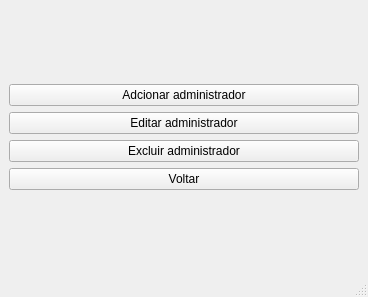
<?xml version="1.0" encoding="UTF-8"?>
<ui version="4.0">
 <class>gerirAdm</class>
 <widget class="QMainWindow" name="gerirAdm">
  <property name="geometry">
   <rect>
    <x>0</x>
    <y>0</y>
    <width>368</width>
    <height>297</height>
   </rect>
  </property>
  <property name="windowTitle">
   <string>MainWindow</string>
  </property>
  <widget class="QWidget" name="centralwidget">
   <layout class="QGridLayout" name="gridLayout">
    <item row="0" column="0">
     <layout class="QVBoxLayout" name="verticalLayout">
      <item>
       <widget class="QPushButton" name="pushButton">
        <property name="text">
         <string>Adcionar administrador</string>
        </property>
       </widget>
      </item>
      <item>
       <widget class="QPushButton" name="pushButton_2">
        <property name="text">
         <string>Editar administrador</string>
        </property>
       </widget>
      </item>
      <item>
       <widget class="QPushButton" name="pushButton_3">
        <property name="text">
         <string>Excluir administrador</string>
        </property>
       </widget>
      </item>
      <item>
       <widget class="QPushButton" name="pushButton_4">
        <property name="text">
         <string>Voltar</string>
        </property>
       </widget>
      </item>
     </layout>
    </item>
   </layout>
  </widget>
  <widget class="QStatusBar" name="statusbar"/>
  <widget class="QMenuBar" name="menubar">
   <property name="geometry">
    <rect>
     <x>0</x>
     <y>0</y>
     <width>368</width>
     <height>24</height>
    </rect>
   </property>
  </widget>
 </widget>
 <resources/>
 <connections/>
</ui>
